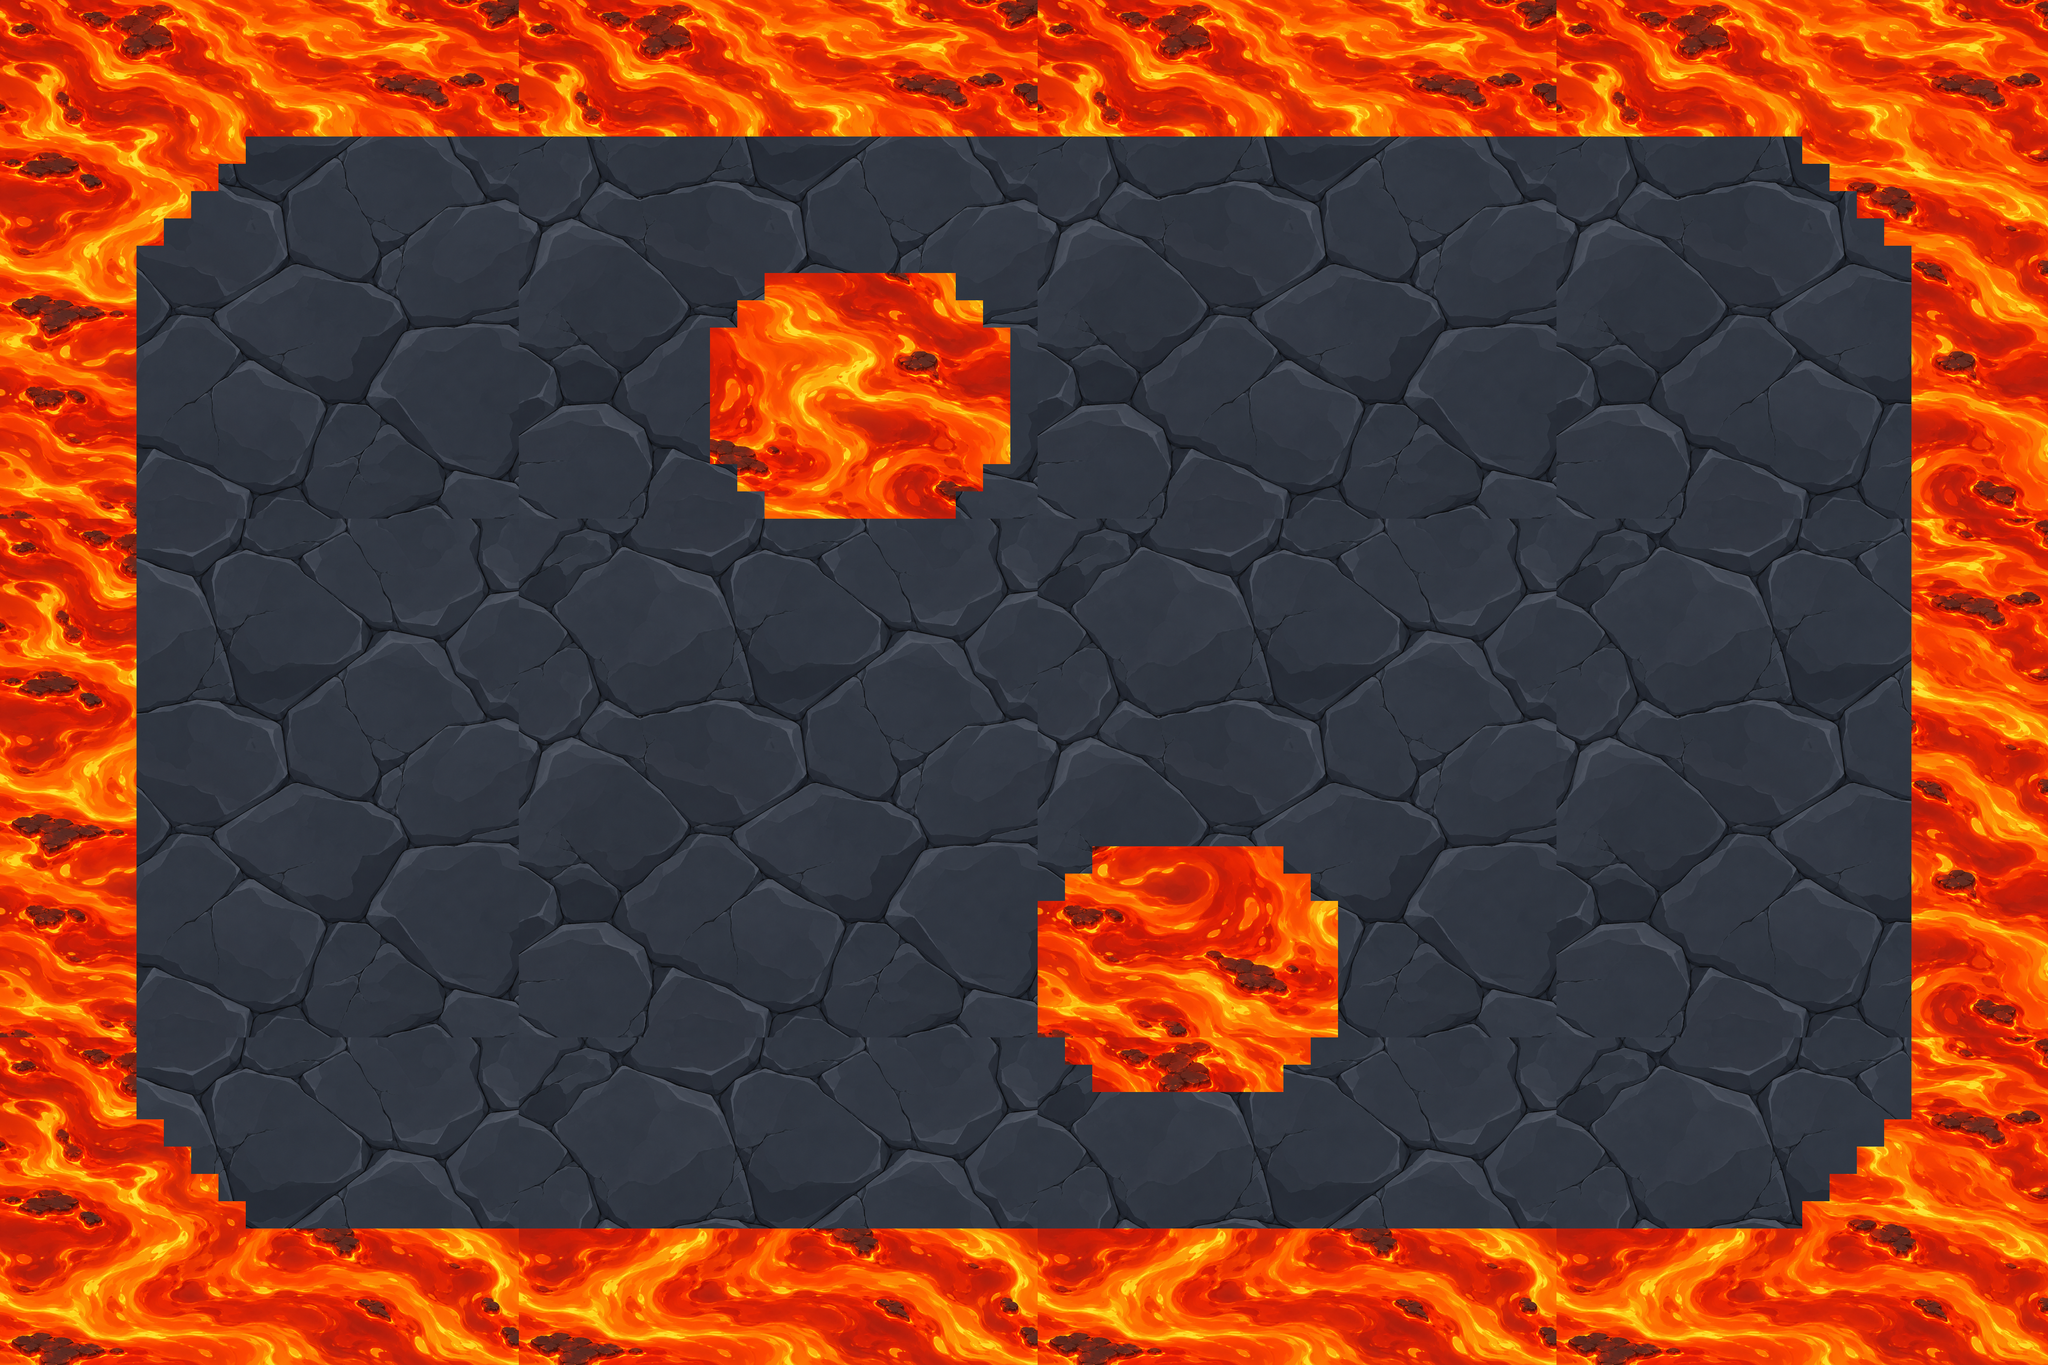

This game map was drawn from its Tiled (.tmx) file and the tilesets committed beside it. A one-line description and the trimmed map source follow:
An orthogonal 75x50 tile map with 64x64 px tiles, 2 tile layers (Magma bed, Basalt platforms), 4 tilesets and 848 objects (290x Stone bank, 108x Lava boundary, 108x Magma flow, 87x N, 87x S, ...).

<map version="1.10" tiledversion="1.12.2" orientation="orthogonal" renderorder="right-down" width="75" height="50" tilewidth="64" tileheight="64" infinite="0" backgroundcolor="#411c21" nextlayerid="10" nextobjectid="849">
 <tileset firstgid="1" source="floor.tsx" />
 <tileset firstgid="362" source="lava.tsx" />
 <tileset firstgid="723" source="cover.tsx" />
 <tileset firstgid="724" source="shore.tsx" />
 <layer class="ground_blend" id="1" name="Magma bed" width="75" height="50">
  <data>[3750 cells, 3750 non-empty, 361 distinct tile ids]</data>
 </layer>
 <layer class="ground_blend" id="2" name="Basalt platforms" width="75" height="50">
  <data>[3750 cells, 2386 non-empty, 361 distinct tile ids]</data>
 </layer>
 <objectgroup class="decor" id="3" name="Basalt cover" visible="1" opacity="1">
  <object id="1" name="Basalt cover" gid="723" x="1308" y="1420" width="200" height="180" />
  <object id="2" name="Basalt cover" gid="723" x="3292" y="1420" width="200" height="180" />
  <object id="3" name="Basalt cover" gid="723" x="1308" y="1932" width="200" height="180" />
  <object id="4" name="Basalt cover" gid="723" x="3292" y="1932" width="200" height="180" />
  <object id="5" name="Basalt cover" gid="723" x="2268" y="1548" width="200" height="180" />
  <object id="6" name="Basalt cover" gid="723" x="2332" y="1868" width="200" height="180" />
  <object id="7" name="Basalt cover" gid="723" x="1116" y="780" width="200" height="180" />
  <object id="8" name="Basalt cover" gid="723" x="3484" y="780" width="200" height="180" />
  <object id="9" name="Basalt cover" gid="723" x="1116" y="2572" width="200" height="180" />
  <object id="10" name="Basalt cover" gid="723" x="3484" y="2572" width="200" height="180" />
 </objectgroup>
 <objectgroup class="shore" id="4" name="Basalt ledges" visible="1" opacity="0">
  <object id="11" name="N" x="320" y="576" width="64" height="10" />
  <object id="12" name="W" x="320" y="576" width="10" height="64" />
  <object id="13" name="W" x="320" y="640" width="10" height="64" />
  <object id="14" name="W" x="320" y="704" width="10" height="64" />
  <object id="15" name="W" x="320" y="768" width="10" height="64" />
  <object id="16" name="W" x="320" y="832" width="10" height="64" />
  <object id="17" name="W" x="320" y="896" width="10" height="64" />
  <object id="18" name="W" x="320" y="960" width="10" height="64" />
  <object id="19" name="W" x="320" y="1024" width="10" height="64" />
  <object id="20" name="W" x="320" y="1088" width="10" height="64" />
  <object id="21" name="W" x="320" y="1152" width="10" height="64" />
  <object id="22" name="W" x="320" y="1216" width="10" height="64" />
  <object id="23" name="W" x="320" y="1280" width="10" height="64" />
  <object id="24" name="W" x="320" y="1344" width="10" height="64" />
  <object id="25" name="W" x="320" y="1408" width="10" height="64" />
  <object id="26" name="W" x="320" y="1472" width="10" height="64" />
  <object id="27" name="W" x="320" y="1536" width="10" height="64" />
  <object id="28" name="W" x="320" y="1600" width="10" height="64" />
  <object id="29" name="W" x="320" y="1664" width="10" height="64" />
  <object id="30" name="W" x="320" y="1728" width="10" height="64" />
  <object id="31" name="W" x="320" y="1792" width="10" height="64" />
  <object id="32" name="W" x="320" y="1856" width="10" height="64" />
  <object id="33" name="W" x="320" y="1920" width="10" height="64" />
  <object id="34" name="W" x="320" y="1984" width="10" height="64" />
  <object id="35" name="W" x="320" y="2048" width="10" height="64" />
  <object id="36" name="W" x="320" y="2112" width="10" height="64" />
  <object id="37" name="W" x="320" y="2176" width="10" height="64" />
  <object id="38" name="W" x="320" y="2240" width="10" height="64" />
  <object id="39" name="W" x="320" y="2304" width="10" height="64" />
  <object id="40" name="W" x="320" y="2368" width="10" height="64" />
  <object id="41" name="W" x="320" y="2432" width="10" height="64" />
  <object id="42" name="W" x="320" y="2496" width="10" height="64" />
  <object id="43" name="S" x="320" y="2614" width="64" height="10" />
  <object id="44" name="W" x="320" y="2560" width="10" height="64" />
  <object id="45" name="N" x="384" y="512" width="64" height="10" />
  <object id="46" name="W" x="384" y="512" width="10" height="64" />
  <object id="47" name="S" x="384" y="2678" width="64" height="10" />
  <object id="48" name="W" x="384" y="2624" width="10" height="64" />
  <object id="49" name="N" x="448" y="448" width="64" height="10" />
  <object id="50" name="W" x="448" y="448" width="10" height="64" />
  <object id="51" name="S" x="448" y="2742" width="64" height="10" />
  <object id="52" name="W" x="448" y="2688" width="10" height="64" />
  <object id="53" name="N" x="512" y="384" width="64" height="10" />
  <object id="54" name="W" x="512" y="384" width="10" height="64" />
  <object id="55" name="S" x="512" y="2806" width="64" height="10" />
  <object id="56" name="W" x="512" y="2752" width="10" height="64" />
  <object id="57" name="N" x="576" y="320" width="64" height="10" />
  <object id="58" name="W" x="576" y="320" width="10" height="64" />
  <object id="59" name="S" x="576" y="2870" width="64" height="10" />
  <object id="60" name="W" x="576" y="2816" width="10" height="64" />
  <object id="61" name="N" x="640" y="320" width="64" height="10" />
  <object id="62" name="S" x="640" y="2870" width="64" height="10" />
  <object id="63" name="N" x="704" y="320" width="64" height="10" />
  <object id="64" name="S" x="704" y="2870" width="64" height="10" />
  <object id="65" name="N" x="768" y="320" width="64" height="10" />
  <object id="66" name="S" x="768" y="2870" width="64" height="10" />
  <object id="67" name="N" x="832" y="320" width="64" height="10" />
  <object id="68" name="S" x="832" y="2870" width="64" height="10" />
  <object id="69" name="N" x="896" y="320" width="64" height="10" />
  <object id="70" name="S" x="896" y="2870" width="64" height="10" />
  <object id="71" name="N" x="960" y="320" width="64" height="10" />
  <object id="72" name="S" x="960" y="2870" width="64" height="10" />
  <object id="73" name="N" x="1024" y="320" width="64" height="10" />
  <object id="74" name="S" x="1024" y="2870" width="64" height="10" />
  <object id="75" name="N" x="1088" y="320" width="64" height="10" />
  <object id="76" name="S" x="1088" y="2870" width="64" height="10" />
  <object id="77" name="N" x="1152" y="320" width="64" height="10" />
  <object id="78" name="S" x="1152" y="2870" width="64" height="10" />
  <object id="79" name="N" x="1216" y="320" width="64" height="10" />
  <object id="80" name="S" x="1216" y="2870" width="64" height="10" />
  <object id="81" name="N" x="1280" y="320" width="64" height="10" />
  <object id="82" name="S" x="1280" y="2870" width="64" height="10" />
  <object id="83" name="N" x="1344" y="320" width="64" height="10" />
  <object id="84" name="S" x="1344" y="2870" width="64" height="10" />
  <object id="85" name="N" x="1408" y="320" width="64" height="10" />
  <object id="86" name="S" x="1408" y="2870" width="64" height="10" />
  </objectgroup>
 <objectgroup class="" id="5" name="collision" visible="0" opacity="0">
  <!-- 548 objects omitted --></objectgroup>
 <objectgroup class="lava" id="6" name="Lava surface" visible="1" opacity="0">
  <!-- 140 objects omitted --></objectgroup>
 <objectgroup class="" id="7" name="spawns" visible="0" opacity="0">
  <!-- 32 objects omitted --></objectgroup>
 <objectgroup class="embers" id="8" name="Magma embers" visible="1" opacity="0">
  <!-- 16 objects omitted --></objectgroup>
 <objectgroup class="vents" id="9" name="Smoke vents" visible="1" opacity="0">
  <!-- 6 objects omitted --></objectgroup>
</map>
<!-- 762 of 848 objects omitted -->
